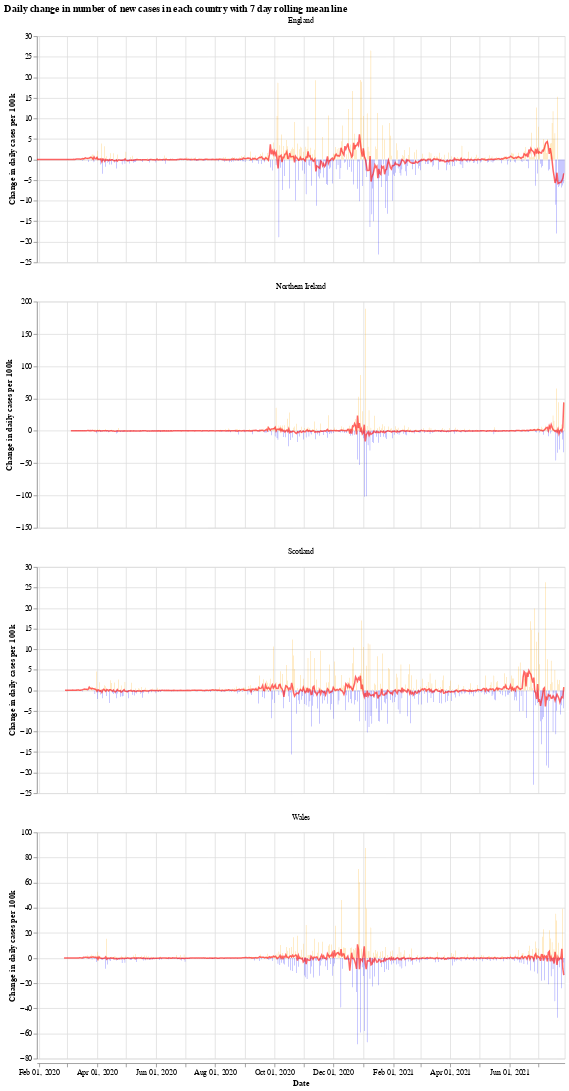

Notebook cell for this chart:
### Markdown cell above
We will use the Python library `Altair` for visualising the data, see the [altair docs](https://altair-viz.github.io/) for more information.

First we have a graph which shows the daily change in the number of new cases for each country. This number jumps up and down all over the place, which is likely due to delay in reporting of new cases over the weekend. Another interesting thing is that it looks like the daily cases in Wales experienced a much shorter period of calm over the summer (calm in the sense of daily cases not jumping up and down).

The orange bars are days when the number of new cases (per 100k population) was more than the previous day, while the blue are days when the number of new cases dropped. The red line is the 7 day moving average. 

When the moving average line is below 0, it means that there is a consistent drop in new cases. We can see this clearly happening around the times that lockdowns were introduced (though, to varying degrees). I will update the graphs soon with a marker of when each lockdown started.

### Code cell
# collapse
import altair as alt

bars = alt.Chart(uk_cases).mark_bar().encode(
    x=alt.X("yearmonthdate(date):T", axis=alt.Axis(title='Date')),
    y=alt.Y("casesChangeRate:Q", axis=alt.Axis(title='Change in daily cases per 100k')),
    tooltip='casesChange',
    color=alt.condition(
        alt.datum.casesChangeRate > 0,
        alt.value("orange"),  # The positive color
        alt.value("blue")  # The negative color
    )
).properties(title='Daily change in number of new cases with 7 day rolling mean',width=700).interactive()

line = alt.Chart(uk_cases).mark_line(
    color='red',
    size=2,
    opacity=0.6
).transform_window(
    rolling_mean='mean(casesChangeRate)',
    frame=[0, 7],
    groupby=['areaName']
).encode(
    x='yearmonthdate(date):T',
    y='rolling_mean:Q'
)

alt.layer(bars, line, data=uk_cases).facet(alt.Column(
    'areaName', title=''), columns=1).resolve_scale(y='independent').properties(title='Daily change in number of new cases in each country with 7 day rolling mean line')

### Figure 1 — Vega-Lite specification as saved in the notebook (floating-point values rounded to 4 significant figures; data arrays with more than 128 entries replaced by an {"elided": "..."} marker saying what was removed)
{"config": {"view": {"continuousWidth": 400, "continuousHeight": 300}}, "data": {"name": "data-8705d1f5425a2c58e95c1be6df1c8e3e"}, "facet": {"type": "nominal", "field": "areaName", "title": ""}, "spec": {"layer": [{"mark": "bar", "encoding": {"color": {"condition": {"value": "orange", "test": "(datum.casesChangeRate > 0)"}, "value": "blue"}, "tooltip": {"type": "quantitative", "field": "casesChange"}, "x": {"type": "temporal", "axis": {"title": "Date"}, "field": "date", "timeUnit": "yearmonthdate"}, "y": {"type": "quantitative", "axis": {"title": "Change in daily cases per 100k"}, "field": "casesChangeRate"}}, "selection": {"selector001": {"type": "interval", "bind": "scales", "encodings": ["x", "y"]}}, "title": "Daily change in number of new cases with 7 day rolling mean", "width": 700}, {"mark": {"type": "line", "color": "red", "opacity": 0.6, "size": 2}, "encoding": {"x": {"type": "temporal", "field": "date", "timeUnit": "yearmonthdate"}, "y": {"type": "quantitative", "field": "rolling_mean"}}, "transform": [{"window": [{"op": "mean", "field": "casesChangeRate", "as": "rolling_mean"}], "frame": [0, 7], "groupby": ["areaName"]}]}]}, "columns": 1, "resolve": {"scale": {"y": "independent"}}, "title": "Daily change in number of new cases in each country with 7 day rolling mean line", "$schema": "https://vega.github.io/schema/vega-lite/v4.8.1.json", "datasets": {"data-8705d1f5425a2c58e95c1be6df1c8e3e": {"elided": "2088 records"}}}
